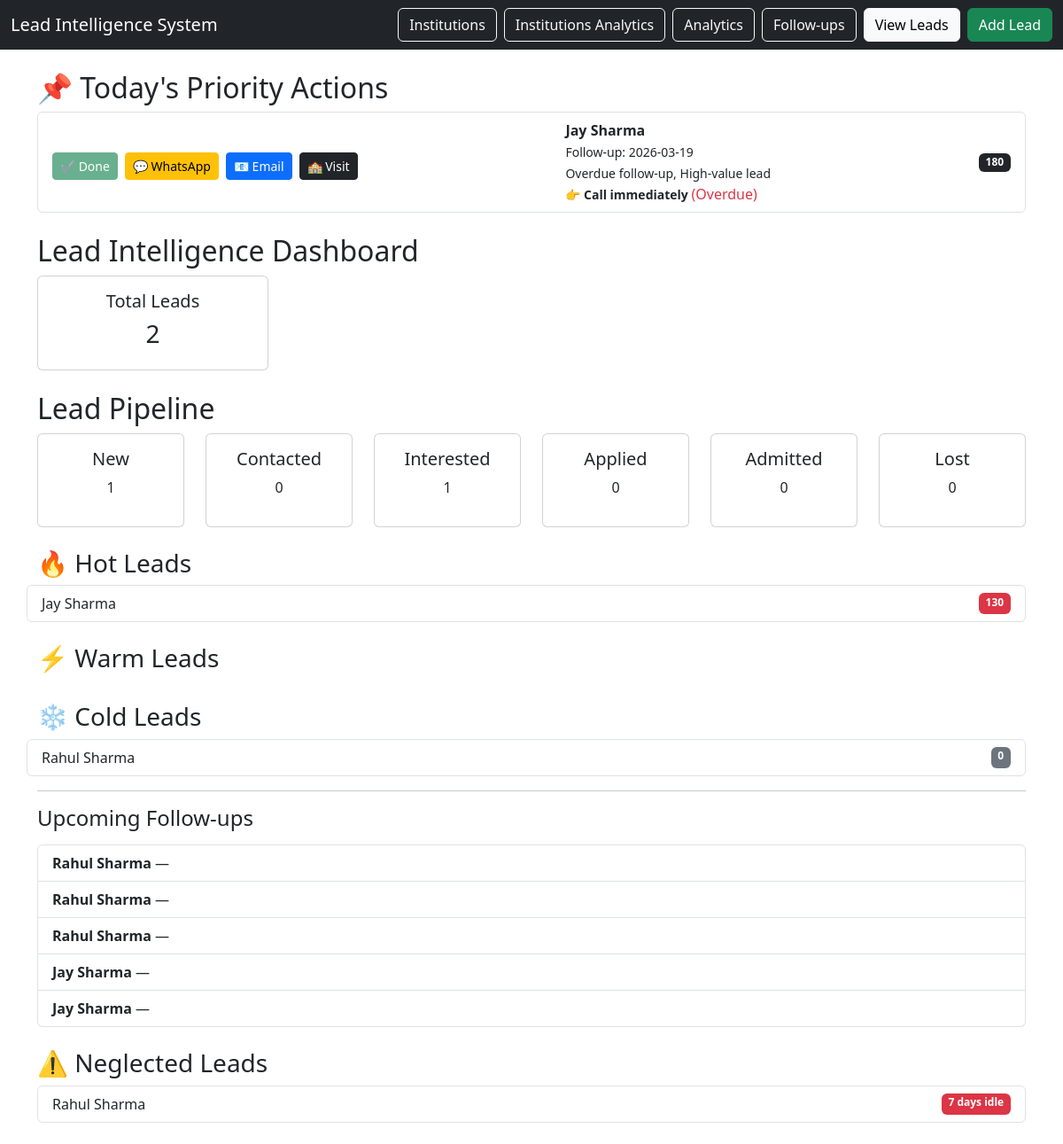
The page / on the database its author committed.
### tables this page shows
CREATE TABLE leads (
    lead_id INTEGER PRIMARY KEY AUTOINCREMENT,
    student_name TEXT NOT NULL,
    phone TEXT,
    city TEXT,
    school_id INTEGER,
    coaching_id INTEGER,
    course_interest TEXT,
    lead_source TEXT,
    interest_level TEXT,
    lead_score INTEGER DEFAULT 0,
    status TEXT CHECK(status IN (
        'new',
        'contacted',
        'interested',
        'applied',
        'admitted',
        'lost'
    )) DEFAULT 'new',
    created_at TIMESTAMP DEFAULT CURRENT_TIMESTAMP,
    notes TEXT,

    FOREIGN KEY (school_id) REFERENCES institutions(institution_id),
    FOREIGN KEY (coaching_id) REFERENCES institutions(institution_id)
);

CREATE TABLE interactions (
    interaction_id INTEGER PRIMARY KEY AUTOINCREMENT,
    lead_id INTEGER NOT NULL,
    interaction_type TEXT NOT NULL,
    notes TEXT,
    follow_up_date DATE,
    created_at TIMESTAMP DEFAULT CURRENT_TIMESTAMP,

    FOREIGN KEY (lead_id) REFERENCES leads(lead_id)
);

### app.py (the view)
@app.route("/")
def dashboard():
    db = get_db()
    new = db.execute("SELECT COUNT(*) FROM leads WHERE status='new'").fetchone()[0]
    contacted = db.execute("SELECT COUNT(*) FROM leads WHERE status='contacted'").fetchone()[0]
    interested = db.execute("SELECT COUNT(*) FROM leads WHERE status='interested'").fetchone()[0]
    applied = db.execute("SELECT COUNT(*) FROM leads WHERE status='applied'").fetchone()[0]
    admitted = db.execute("SELECT COUNT(*) FROM leads WHERE status='admitted'").fetchone()[0]
    lost = db.execute("SELECT COUNT(*) FROM leads WHERE status='lost'").fetchone()[0]
    total = db.execute("SELECT COUNT(*) FROM leads").fetchone()[0]
    upcoming = db.execute("""
        SELECT l.student_name, i.follow_up_date
        FROM interactions i
        JOIN leads l ON l.lead_id = i.lead_id
        WHERE i.follow_up_date IS NOT NULL
        ORDER BY i.follow_up_date ASC
        LIMIT 5
    """).fetchall()
    hot_leads = db.execute("""
        SELECT *
        FROM leads
        WHERE lead_score >= 70
        ORDER BY lead_score DESC
    """).fetchall()
    warm_leads = db.execute("""
        SELECT *
        FROM leads
        WHERE lead_score BETWEEN 40 AND 69
        ORDER BY lead_score DESC
    """).fetchall()
    cold_leads = db.execute("""
        SELECT *
        FROM leads
        WHERE lead_score < 40
        ORDER BY lead_score DESC
    """).fetchall()
    today = datetime.now().date()
    priority_leads = db.execute("""
        SELECT l.*, MAX(i.follow_up_date) as next_followup
        FROM leads l
        LEFT JOIN interactions i ON l.lead_id = i.lead_id
        GROUP BY l.lead_id
        HAVING next_followup IS NOT NULL
    """).fetchall()
    urgent = []
    inactive_leads = db.execute("""
        SELECT l.*, MAX(i.created_at) as last_interaction
        FROM leads l
        LEFT JOIN interactions i ON l.lead_id = i.lead_id
        GROUP BY l.lead_id
    """).fetchall()
    for lead in priority_leads:
        if lead["next_followup"]:
            followup_date = datetime.strptime(lead["next_followup"], "%Y-%m-%d").date()
            days_diff = (followup_date - today).days
            if days_diff <= 0:
                urgency_score = 50   # overdue or today
            elif days_diff <= 2:
                urgency_score = 30
            else:
                urgency_score = 10
            total_priority = urgency_score + (lead["lead_score"] or 0)
            lead_dict = dict(lead)
            last_action = db.execute("""
                SELECT interaction_type
                FROM interactions
                WHERE lead_id = ?
                ORDER BY created_at DESC
                LIMIT 1
            """, (lead["lead_id"],)).fetchone()
            if last_action:
                lead_dict["last_action"] = last_action["interaction_type"]
            else:
                lead_dict["last_action"] = None
            reasons = []
            if days_diff < 0:
                reasons.append("Overdue follow-up")
            elif days_diff == 0:
                reasons.append("Follow-up today")
            if lead["lead_score"] and lead["lead_score"] >= 70:
                reasons.append("High-value lead")
            if lead["lead_score"] and lead["lead_score"] < 40:
                reasons.append("Low engagement")
            lead_dict["reasons"] = ", ".join(reasons)
            urgent.append(lead_dict)
            lead_dict["priority_score"] = total_priority
            lead_dict["days_diff"] = days_diff
            lead_dict["reasons"] = ", ".join(reasons)
            suggestion = "Review manually"
            if lead_dict["days_diff"] <= 0:
                suggestion = "Call immediately"
            elif lead["lead_score"] and lead["lead_score"] >= 70:
                suggestion = "Push for application"
            elif lead["lead_score"] and lead["lead_score"] >= 40:
                suggestion = "Follow-up (WhatsApp/Message)"
            elif lead["lead_score"] < 40:
                suggestion = "Low priority — nurture slowly"
            lead_dict["suggestion"] = suggestion
    urgent = sorted(urgent, key=lambda x: x["priority_score"], reverse=True)
    inactive = []
    for lead in inactive_leads:
        if lead["last_interaction"]:
            last_date = datetime.strptime(lead["last_interaction"], "%Y-%m-%d %H:%M:%S")
            days_idle = (datetime.now() - last_date).days
            if days_idle >= 3:  # 🔥 threshold
                lead_dict = dict(lead)
                lead_dict["days_idle"] = days_idle
                inactive.append(lead_dict)
    inactive = sorted(inactive, key=lambda x: x["days_idle"], reverse=True)
    return render_template(
        "dashboard.html",
        new=new,
        contacted=contacted,
        interested=interested,
        applied=applied,
        admitted=admitted,
        lost=lost,
        total=total,
        upcoming=upcoming,
        hot_leads=hot_leads,
        warm_leads=warm_leads,
        cold_leads=cold_leads,
        urgent=urgent,
        inactive=inactive
    )

### database/db_connection.py (called while the page is built)
def get_db():
    conn = sqlite3.connect(DB_NAME)
    conn.row_factory = sqlite3.Row
    return conn

### templates/dashboard.html (shortened to what this page needs)
{% extends "base.html" %}
{% block content %}
<h2>📌 Today's Priority Actions</h2>
{% if urgent %}
<ul class="list-group mb-4">
{% for lead in urgent[:5] %}
<li class="list-group-item d-flex justify-content-between align-items-center">
<form method="POST" action="/quick_action/{{ lead.lead_id }}" class="mt-2 d-flex gap-2">
{% if lead.last_action == "call" %}
<button class="btn btn-sm btn-success" disabled>✔ Done</button>
{% else %}
<button name="action_type" value="call" class="btn btn-sm btn-success">
📞 Call
</button>
{% endif %}
<button name="action_type" value="whatsapp" class="btn btn-sm btn-warning">
💬 WhatsApp
</button>
<button name="action_type" value="email" class="btn btn-sm btn-primary">
📧 Email
</button>
<button name="action_type" value="visit" class="btn btn-sm btn-dark">
🏫 Visit
</button>
</form>
<div>
<strong>{{ lead.student_name }}</strong><br>
<small>
Follow-up: {{ lead.next_followup }}<br>
{{ lead.reasons }}<br>
<strong>👉 {{ lead.suggestion }}</strong>
</small>
{% if lead.days_diff < 0 %}
<span class="text-danger">(Overdue)</span>
{% elif lead.days_diff == 0 %}
<span class="text-warning">(Today)</span>
{% endif %}
</div>
<span class="badge bg-dark">
{{ lead.priority_score }}
</span>
</li>
{% endfor %}
</ul>
{% else %}
<p class="text-muted">No urgent follow-ups 🎉</p>
{% endif %}
<h2>Lead Intelligence Dashboard</h2>
<div class="row mb-4">
<div class="col-md-3">
<div class="card text-center p-3">
<h5>Total Leads</h5>
<h3>{{ total }}</h3>
</div>
</div>
</div>
<h2>Lead Pipeline</h2>
<div class="row">
<div class="col">
<div class="card text-center">
<div class="card-body">
<h5>New</h5>
<p>{{ new }}</p>
</div>
</div>
</div>
<div class="col">
<div class="card text-center">
<div class="card-body">
<h5>Contacted</h5>
<p>{{ contacted }}</p>
</div>
</div>
</div>
<div class="col">
<div class="card text-center">
<div class="card-body">
<h5>Interested</h5>
<p>{{ interested }}</p>
</div>
</div>
</div>
<div class="col">
<div class="card text-center">
<div class="card-body">
<h5>Applied</h5>
<p>{{ applied }}</p>
</div>
</div>
</div>
<div class="col">
<div class="card text-center">
<div class="card-body">
<h5>Admitted</h5>
<p>{{ admitted }}</p>
</div>
</div>
</div>
<div class="col">
<div class="card text-center">
<div class="card-body">
<h5>Lost</h5>
<p>{{ lost }}</p>
</div>
</div>
</div>
<h3 class="mt-4">🔥 Hot Leads</h3>
<ul class="list-group mb-4">
{% for lead in hot_leads %}
<li class="list-group-item d-flex justify-content-between">
    {{ lead.student_name }}
    <span class="badge bg-danger">{{ lead.lead_score }}</span>
</li>
{% endfor %}
</ul>
<h3>⚡ Warm Leads</h3>
<h3>❄ Cold Leads</h3>
<ul class="list-group">
{% for lead in cold_leads %}
<li class="list-group-item d-flex justify-content-between">
    {{ lead.student_name }}
    <span class="badge bg-secondary">{{ lead.lead_score }}</span>
</li>
{% endfor %}
</ul>
</div>
<hr>
<h4>Upcoming Follow-ups</h4>
<ul class="list-group mt-3">
{% for u in upcoming %}
<li class="list-group-item">
<strong>{{ u.student_name }}</strong> — {{ u.follow_up_date }}
</li>
{% else %}
<li class="list-group-item text-muted">
No upcoming follow-ups
</li>
{% endfor %}
</ul>
<h3 class="mt-4">⚠️ Neglected Leads</h3>
{% if inactive %}
<ul class="list-group mb-4">
{% for lead in inactive[:5] %}
<li class="list-group-item d-flex justify-content-between">
{{ lead.student_name }}
<span class="badge bg-danger">
{{ lead.days_idle }} days idle
</span>
</li>
{% endfor %}
</ul>
{% else %}
<p class="text-muted">No neglected leads 👍</p>
{% endif %}
{% endblock %}

### rows shown on the page
leads: student_name "Jay Sharma", student_name "Jay Sharma", lead_score "130"
leads: student_name "Rahul Sharma", lead_score "0", days_idle "7"
interactions: student_name "Rahul Sharma"
interactions: student_name "Rahul Sharma"
interactions: student_name "Rahul Sharma"
interactions: student_name "Jay Sharma"
interactions: student_name "Jay Sharma"

### other values the page prints
{{ lead.next_followup }} "2026-03-19"
{{ lead.reasons }} "Overdue follow-up, High-value lead"
{{ lead.suggestion }} "Call immediately"
{{ lead.priority_score }} "180"
{{ total }} "2"
{{ new }} "1"
{{ contacted }} "0"
{{ interested }} "1"
{{ applied }} "0"
{{ admitted }} "0"
{{ lost }} "0"
